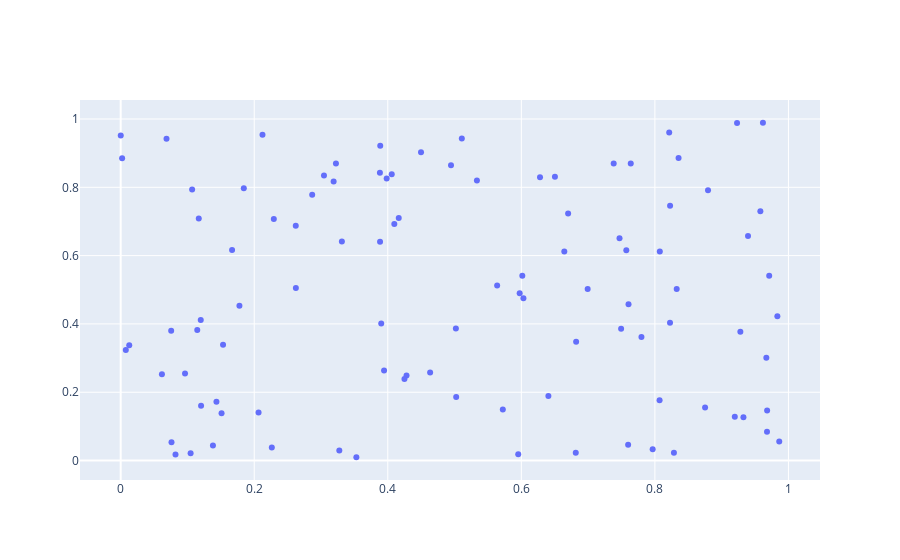

Notebook code for this chart:
### Code cell
data = [trace]
iplot(data)
